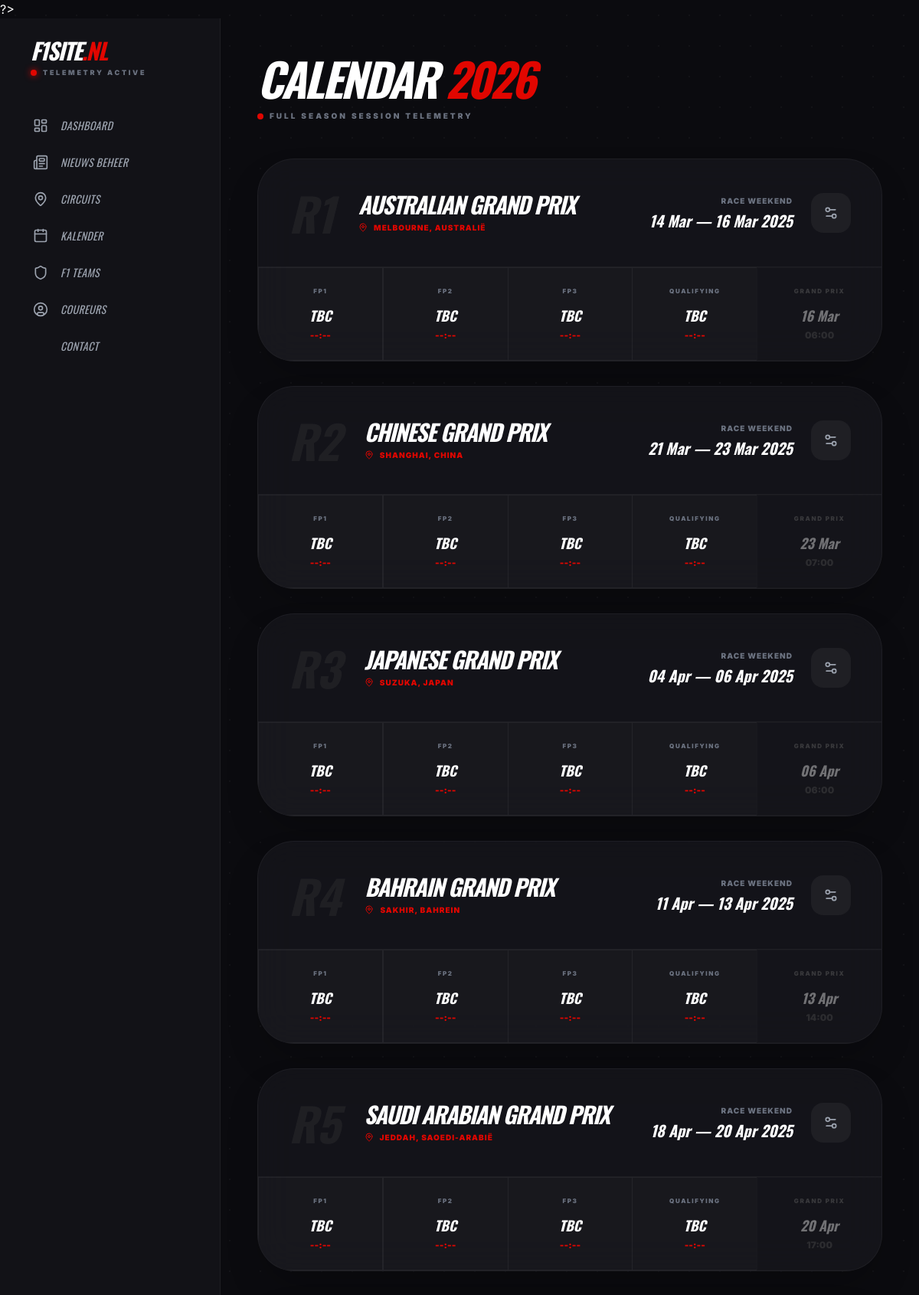
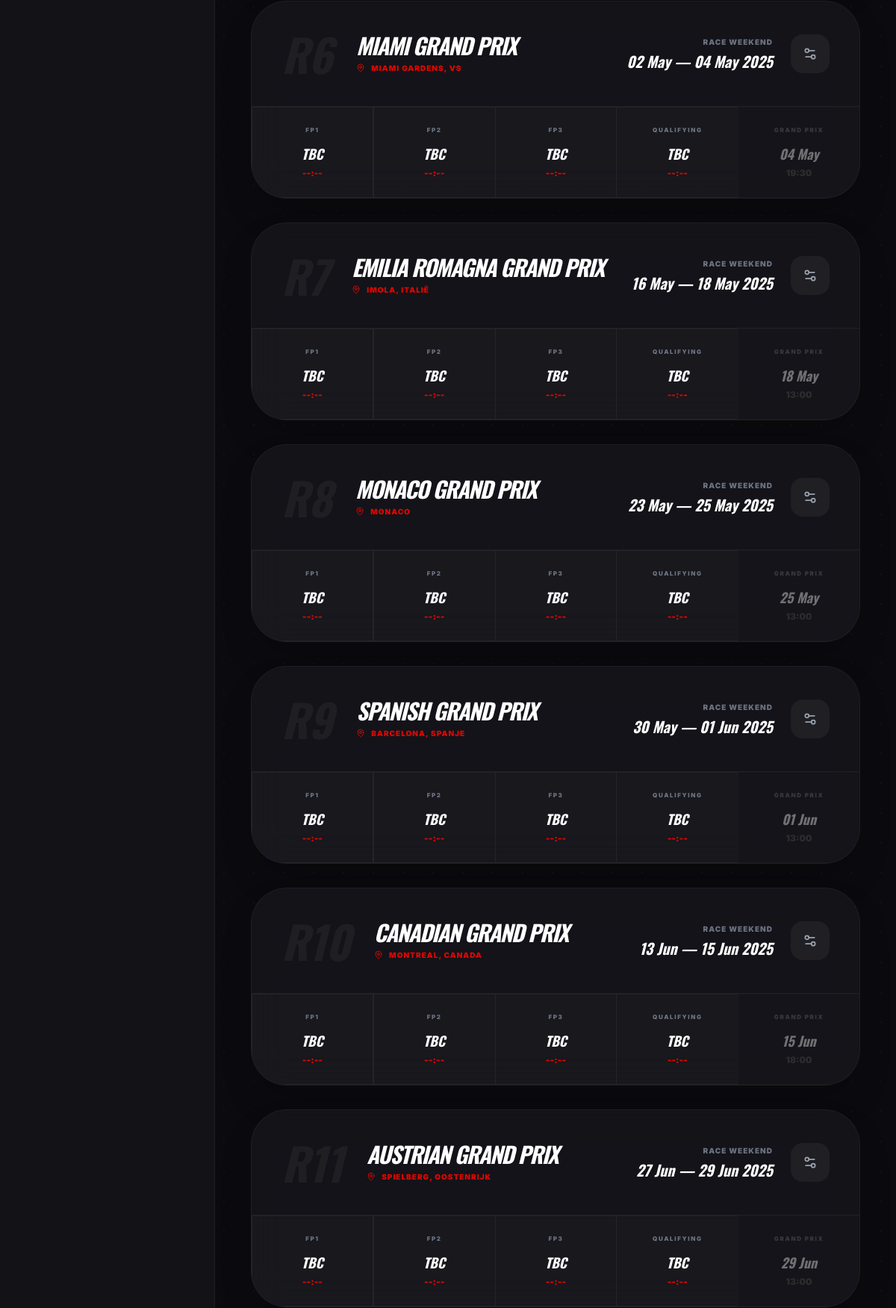
The page /achterkant/bewerken/kalender.php?year=2025-12-07 13:00:00 (signed in, upper part) on the database its author committed (2 pictures, top to bottom).
### tables this page shows
CREATE TABLE circuits (
    circuit_key VARCHAR(50) PRIMARY KEY,       
    title VARCHAR(100) NOT NULL,               
    grandprix VARCHAR(100) NOT NULL,           
    location VARCHAR(100) NOT NULL,            
    map_url VARCHAR(255),                      
    first_gp_year INT,                         
    lap_count INT,                             
    circuit_length_km DECIMAL(10, 3),          
    race_distance_km DECIMAL(10, 3),           
    lap_record VARCHAR(100),                   
    description TEXT,                          
    highlights TEXT                            
);

### achterkant/bewerken/kalender.php (the view, shortened to what this page needs)
<?php
require_once '../db_config.php';
$selectedYear = $_GET['year'] ?? date('Y');
try {
    $sql = "SELECT * FROM circuits WHERE YEAR(race_datetime) = :year ORDER BY calendar_order ASC";
    $stmt = $pdo->prepare($sql);
    $stmt->execute(['year' => $selectedYear]);
    $races = $stmt->fetchAll(PDO::FETCH_ASSOC);
} catch (\PDOException $e) {
    error_log($e->getMessage());
}
function formatSession($datetime) {
    if (empty($datetime) || $datetime === '0000-00-00 00:00:00') {
        return [
            'date' => 'TBC',
            'time' => '--:--',
            'passed' => false
        ];
    }
    $ts = strtotime($datetime);
    return [
        'date' => date('d M', $ts),
        'time' => date('H:i', $ts),
        'passed' => $ts < time()
    ];
}
?>
<!DOCTYPE html>
<html lang="nl">
<head>
    <?php include '../head.php'; ?>
</head>
<body class="bg-pattern text-white font-sans min-h-screen">
    <div class="flex">
        <?php include '../nav.php'; ?>
        <main class="flex-grow p-6 lg:p-12">
            <header class="flex flex-col md:flex-row justify-between items-end gap-6 mb-12" data-aos="fade-down">
                <div>
                    <h2 class="text-6xl font-oswald font-black uppercase italic tracking-tighter leading-none">
                        Calendar <span class="text-f1-red">2026</span>
                    </h2>
                    <p class="text-gray-500 text-[10px] font-black uppercase tracking-[0.3em] mt-3 flex items-center gap-2">
                        <span class="w-2 h-2 rounded-full bg-f1-red animate-pulse"></span>
                        Full Season Session Telemetry
                    </p>
                </div>
            </header>
            <div class="space-y-8">
                <?php foreach ($races as $race):
                    $isNext = (strtotime($race['race_datetime']) > time());
                ?>
                <div class="race-card bg-[#16161c]/80 backdrop-blur-xl rounded-[3rem] border border-white/5 overflow-hidden transition-all duration-500 hover:border-white/20 shadow-2xl <?php echo $isNext ? 'upcoming-glow' : ''; ?>" data-aos="fade-up">
                    <div class="p-8 lg:p-10 flex flex-col lg:flex-row justify-between items-center gap-8 border-b border-white/5">
                        <div class="flex items-center gap-8 text-center lg:text-left">
                            <span class="font-oswald text-6xl italic font-black text-white/5 uppercase">R<?php echo $race['calendar_order']; ?></span>
                            <div>
                                <h3 class="text-3xl font-oswald font-black uppercase italic tracking-tighter leading-none">
                                    <?php echo htmlspecialchars($race['grandprix']); ?>
                                </h3>
                                <p class="text-f1-red text-[10px] font-black uppercase tracking-widest mt-2 flex items-center justify-center lg:justify-start gap-2">
                                    <i data-lucide="map-pin" class="w-3 h-3"></i>
                                    <?php echo htmlspecialchars($race['location']); ?>
                                </p>
                            </div>
                        </div>
                        <div class="flex items-center gap-6">
                            <div class="text-right">
                                <p class="text-[10px] font-black text-gray-500 uppercase tracking-widest mb-1">Race Weekend</p>
                                <p class="font-oswald text-xl font-bold italic"><?php echo date('d M', strtotime($race['race_datetime'] . ' -2 days')); ?> — <?php echo date('d M Y', strtotime($race['race_datetime'])); ?></p>
                            </div>
                            <a href="bewerken/circuit-details.php?key=<?php echo $race['circuit_key']; ?>" class="bg-white/5 hover:bg-f1-red p-4 rounded-2xl transition-all group">
                                <i data-lucide="settings-2" class="w-5 h-5 text-gray-400 group-hover:text-white"></i>
                            </a>
                        </div>
                    </div>
                    <div class="grid grid-cols-2 md:grid-cols-3 <?php echo !empty($race['sprint_datetime']) ? 'lg:grid-cols-6' : 'lg:grid-cols-5'; ?> divide-x divide-white/5">
                        <?php
                        $sessions = [];
                        $sessions[] = ['label' => 'FP1', 'key' => 'fp1_datetime'];
                        if (!empty($race['sprint_datetime'])) {
                            $sessions[] = ['label' => 'Sprint Quali', 'key' => 'sprint_quali_datetime'];
                            $sessions[] = ['label' => 'Sprint Race', 'key' => 'sprint_datetime'];
                            $sessions[] = ['label' => 'Qualifying', 'key' => 'quali_datetime'];
                        } else {
                            $sessions[] = ['label' => 'FP2', 'key' => 'fp2_datetime'];
                            $sessions[] = ['label' => 'FP3', 'key' => 'fp3_datetime'];
                            $sessions[] = ['label' => 'Qualifying', 'key' => 'quali_datetime'];
                        }
                        $sessions[] = ['label' => 'Grand Prix', 'key' => 'race_datetime'];
                        foreach ($sessions as $session):
                            $data = formatSession($race[$session['key']] ?? null);
                        ?>
                        <div class="p-6 flex flex-col items-center justify-center text-center session-card <?php echo $data['passed'] ? 'passed' : ''; ?>">
                            <p class="text-[8px] font-black text-gray-500 uppercase tracking-[0.2em] mb-3">
                                <?php echo $session['label']; ?>
                            </p>
                            <p class="font-oswald text-lg font-bold italic mb-1">
                                <?php echo $data['date']; ?>
                            </p>
                            <p class="text-xs font-black <?php echo $data['passed'] ? 'text-gray-600' : 'text-f1-red'; ?>">
                                <?php echo $data['time']; ?>
                            </p>
                        </div>
                        <?php endforeach; ?>
                    </div>
                </div>
                <?php endforeach; ?>
            </div>
        </main>
    </div>
</body>
</html>

### achterkant/head.php (style rules this page uses)
body { background-color: #0b0b0f; color: #fff; overflow-x: hidden; }

### achterkant/bewerken/kalender.php (style rules this page uses)
:root { --f1-red: #E10600; }
.bg-pattern { background-color: #0b0b0f; background-image: radial-gradient(rgba(255,255,255,0.03) 1px, transparent 0); background-size: 40px 40px; }
.font-oswald { font-family: 'Oswald', sans-serif; }
.session-card { background: rgba(255,255,255,0.02); border: 1px solid rgba(255,255,255,0.05); transition: all 0.3s ease; }
.passed { opacity: 0.4; filter: grayscale(1); }

### rows shown on the page
circuits: grandprix "AUSTRALIAN GRAND PRIX", location "MELBOURNE, AUSTRALIË", race_datetime "14 Mar", race_datetime "16 Mar 2025", label "FP1", fp1_datetime "TBC", fp1_datetime "--:--", label "FP2", fp2_datetime "TBC", fp2_datetime "--:--", label "FP3", fp3_datetime "TBC", fp3_datetime "--:--", label "QUALIFYING", quali_datetime "TBC", quali_datetime "--:--", label "GRAND PRIX", race_datetime "16 Mar", race_datetime "06:00"
circuits: grandprix "CHINESE GRAND PRIX", location "SHANGHAI, CHINA", race_datetime "21 Mar", race_datetime "23 Mar 2025", label "FP1", fp1_datetime "TBC", fp1_datetime "--:--", label "FP2", fp2_datetime "TBC", fp2_datetime "--:--", label "FP3", fp3_datetime "TBC", fp3_datetime "--:--", label "QUALIFYING", quali_datetime "TBC", quali_datetime "--:--", label "GRAND PRIX", race_datetime "23 Mar", race_datetime "07:00"
circuits: grandprix "JAPANESE GRAND PRIX", location "SUZUKA, JAPAN", race_datetime "04 Apr", race_datetime "06 Apr 2025", label "FP1", fp1_datetime "TBC", fp1_datetime "--:--", label "FP2", fp2_datetime "TBC", fp2_datetime "--:--", label "FP3", fp3_datetime "TBC", fp3_datetime "--:--", label "QUALIFYING", quali_datetime "TBC", quali_datetime "--:--", label "GRAND PRIX", race_datetime "06 Apr", race_datetime "06:00"
circuits: grandprix "BAHRAIN GRAND PRIX", location "SAKHIR, BAHREIN", race_datetime "11 Apr", race_datetime "13 Apr 2025", label "FP1", fp1_datetime "TBC", fp1_datetime "--:--", label "FP2", fp2_datetime "TBC", fp2_datetime "--:--", label "FP3", fp3_datetime "TBC", fp3_datetime "--:--", label "QUALIFYING", quali_datetime "TBC", quali_datetime "--:--", label "GRAND PRIX", race_datetime "13 Apr", race_datetime "14:00"
circuits: grandprix "SAUDI ARABIAN GRAND PRIX", location "JEDDAH, SAOEDI-ARABIË", race_datetime "18 Apr", race_datetime "20 Apr 2025", label "FP1", fp1_datetime "TBC", fp1_datetime "--:--", label "FP2", fp2_datetime "TBC", fp2_datetime "--:--", label "FP3", fp3_datetime "TBC", fp3_datetime "--:--", label "QUALIFYING", quali_datetime "TBC", quali_datetime "--:--", label "GRAND PRIX", race_datetime "20 Apr", race_datetime "17:00"
circuits: grandprix "MIAMI GRAND PRIX", location "MIAMI GARDENS, VS", race_datetime "02 May", race_datetime "04 May 2025", label "FP1", fp1_datetime "TBC", fp1_datetime "--:--", label "FP2", fp2_datetime "TBC", fp2_datetime "--:--", label "FP3", fp3_datetime "TBC", fp3_datetime "--:--", label "QUALIFYING", quali_datetime "TBC", quali_datetime "--:--", label "GRAND PRIX", race_datetime "04 May", race_datetime "19:30"
circuits: grandprix "EMILIA ROMAGNA GRAND PRIX", location "IMOLA, ITALIË", race_datetime "16 May", race_datetime "18 May 2025", label "FP1", fp1_datetime "TBC", fp1_datetime "--:--", label "FP2", fp2_datetime "TBC", fp2_datetime "--:--", label "FP3", fp3_datetime "TBC", fp3_datetime "--:--", label "QUALIFYING", quali_datetime "TBC", quali_datetime "--:--", label "GRAND PRIX", race_datetime "18 May", race_datetime "13:00"
circuits: grandprix "MONACO GRAND PRIX", location "MONACO", race_datetime "23 May", race_datetime "25 May 2025", label "FP1", fp1_datetime "TBC", fp1_datetime "--:--", label "FP2", fp2_datetime "TBC", fp2_datetime "--:--", label "FP3", fp3_datetime "TBC", fp3_datetime "--:--", label "QUALIFYING", quali_datetime "TBC", quali_datetime "--:--", label "GRAND PRIX", race_datetime "25 May", race_datetime "13:00"
circuits: grandprix "SPANISH GRAND PRIX", location "BARCELONA, SPANJE", race_datetime "30 May", race_datetime "01 Jun 2025", label "FP1", fp1_datetime "TBC", fp1_datetime "--:--", label "FP2", fp2_datetime "TBC", fp2_datetime "--:--", label "FP3", fp3_datetime "TBC", fp3_datetime "--:--", label "QUALIFYING", quali_datetime "TBC", quali_datetime "--:--", label "GRAND PRIX", race_datetime "01 Jun", race_datetime "13:00"
circuits: grandprix "CANADIAN GRAND PRIX", location "MONTREAL, CANADA", race_datetime "13 Jun", race_datetime "15 Jun 2025", label "FP1", fp1_datetime "TBC", fp1_datetime "--:--", label "FP2", fp2_datetime "TBC", fp2_datetime "--:--", label "FP3", fp3_datetime "TBC", fp3_datetime "--:--", label "QUALIFYING", quali_datetime "TBC", quali_datetime "--:--", label "GRAND PRIX", race_datetime "15 Jun", race_datetime "18:00"
circuits: grandprix "AUSTRIAN GRAND PRIX", location "SPIELBERG, OOSTENRIJK", race_datetime "27 Jun", race_datetime "29 Jun 2025", label "FP1", fp1_datetime "TBC", fp1_datetime "--:--", label "FP2", fp2_datetime "TBC", fp2_datetime "--:--", label "FP3", fp3_datetime "TBC", fp3_datetime "--:--", label "QUALIFYING", quali_datetime "TBC", quali_datetime "--:--", label "GRAND PRIX", race_datetime "29 Jun", race_datetime "13:00"

### other values the page prints
$item['label'] "DASHBOARD"
$item['label'] "NIEUWS BEHEER"
$item['label'] "CIRCUITS"
$item['label'] "KALENDER"
$item['label'] "F1 TEAMS"
$item['label'] "COUREURS"
$item['label'] "CONTACT"
